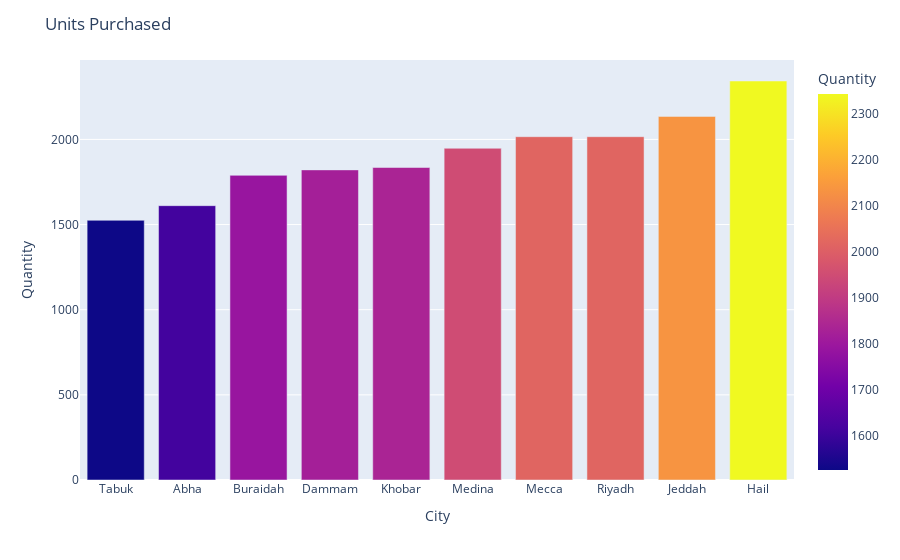

Notebook code for this chart:
### Code cell
px.bar(total_units, x=total_units['City'], y=total_units['Quantity'], color=total_units['Quantity']).update_layout(title='Units Purchased')

### Figure 1 — Plotly figure (JSON) as saved in the notebook; plotly's stock layout.template omitted (floating-point values rounded to 4 significant figures)
{"data": [{"hovertemplate": "City=%{x}<br>Quantity=%{marker.color}<extra></extra>", "legendgroup": "", "marker": {"color": [1525, 1611, 1789, 1821, 1835, 1948, 2016, 2016, 2135, 2343], "coloraxis": "coloraxis", "pattern": {"shape": ""}}, "name": "", "orientation": "v", "showlegend": false, "textposition": "auto", "type": "bar", "x": ["Tabuk", "Abha", "Buraidah", "Dammam", "Khobar", "Medina", "Mecca", "Riyadh", "Jeddah", "Hail"], "xaxis": "x", "y": [1525, 1611, 1789, 1821, 1835, 1948, 2016, 2016, 2135, 2343], "yaxis": "y"}], "layout": {"barmode": "relative", "coloraxis": {"colorbar": {"title": {"text": "Quantity"}}, "colorscale": [[0, "#0d0887"], [0.1111, "#46039f"], [0.2222, "#7201a8"], [0.3333, "#9c179e"], [0.4444, "#bd3786"], [0.5556, "#d8576b"], [0.6667, "#ed7953"], [0.7778, "#fb9f3a"], [0.8889, "#fdca26"], [1, "#f0f921"]]}, "legend": {"tracegroupgap": 0}, "margin": {"t": 60}, "title": {"text": "Units Purchased"}, "xaxis": {"anchor": "y", "domain": [0, 1], "title": {"text": "City"}}, "yaxis": {"anchor": "x", "domain": [0, 1], "title": {"text": "Quantity"}}}}
